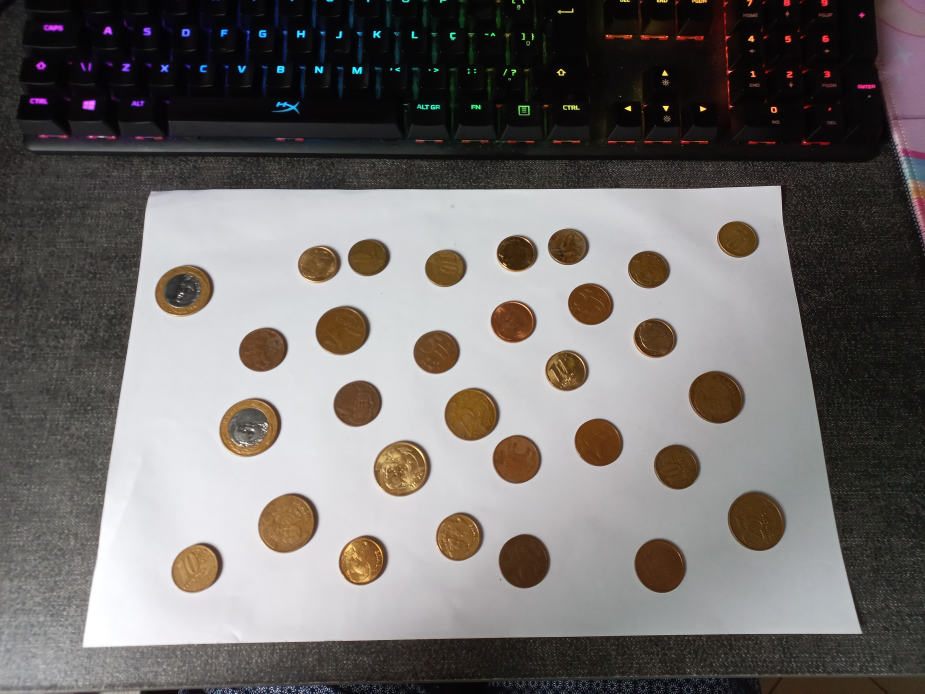
#> input picture Lab1/coins.jpg, 4624 x 3468 px (shown at 1/5 size)
$ jupyter execute Lab1Solution.ipynb
#> lines starting #> are read from the running program, lines starting #| are printed output that depends on the picture; after the words box and inside, x2 and y2 are one past the last pixel; in counts of white or black regions, pixels touching at a corner belong together
[cell 1]
from imutils import contours
import imutils
import numpy as np
import cv2
from google.colab.patches import cv2_imshow

[cell 2]
WIDTH = 460
HEIGHT = 340

image = cv2.imread("coins.jpg")
#> image is the input picture: shape (3468, 4624, 3); mean B, G, R 106.7, 108.7, 112.7
image = cv2.resize(image, (WIDTH, HEIGHT))
#> image: shape (340, 460, 3)

print("Imagem Original")
cv2_imshow(image)

[cell 3]
corners = [[76, 96], [388, 90], [40, 316], [430, 311]]

########################################################################
source_points = np.float32(corners)
output_points = np.float32([[0,0],[WIDTH,0],[0,HEIGHT],[WIDTH,HEIGHT]])
M = cv2.getPerspectiveTransform(source_points, output_points)
image = cv2.warpPerspective(image,M,(WIDTH,HEIGHT))
gray = cv2.cvtColor(image, cv2.COLOR_BGR2GRAY)
########################################################################

print("Perspective Gray")
cv2_imshow(gray)

[cell 4]
###################################
edged = cv2.Canny(gray, 50, 100)
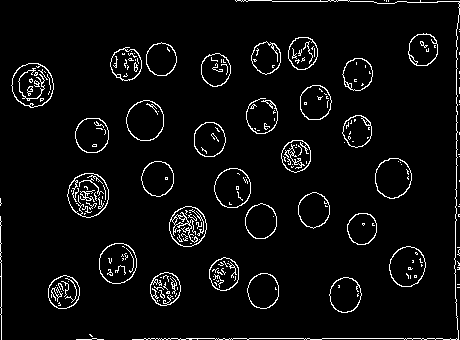
#> edged: shape (340, 460); 4.8% white in thin lines or dots
###################################

print("Edged")
cv2_imshow(edged)

[cell 5]
###################################################################################
ret, thresh = cv2.threshold(gray,0,255,cv2.THRESH_BINARY_INV+cv2.THRESH_OTSU)
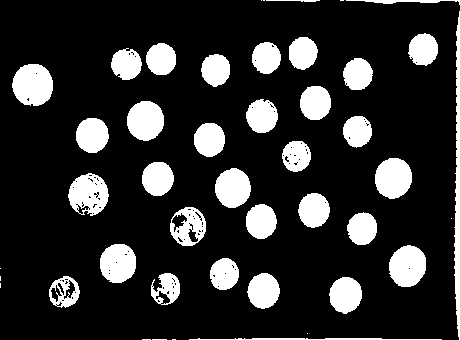
#> thresh: shape (340, 460); 18.1% white; 45 white regions (11 under 20 px), largest, box (x1, y1, x2, y2) and area: (12, 64, 53, 106) 1364, (454, 11, 460, 340) 1316, (389, 245, 426, 287) 1219
#> ret = 139
thresh = cv2.erode(thresh, None, iterations=1)
#> thresh: shape (340, 460); 14.1% white; 57 white regions (21 under 20 px), largest, box (x1, y1, x2, y2) and area: (13, 65, 52, 105) 1177, (390, 246, 425, 286) 1055, (376, 159, 411, 198) 1043
thresh = cv2.dilate(thresh, cv2.getStructuringElement(cv2.MORPH_ELLIPSE,(3,3)), iterations=4)
#> thresh: shape (340, 460); 23.9% white; 36 white regions (1 under 20 px), largest, box (x1, y1, x2, y2) and area: (451, 14, 460, 340) 2213, (108, 40, 179, 83) 1967, (9, 61, 56, 109) 1685
###################################################################################

print("Seg")
cv2_imshow(thresh)

[cell 6]
#######################################################################################
kernel = np.ones((3,3),np.uint8)
opening = cv2.morphologyEx(thresh,cv2.MORPH_OPEN,kernel, iterations = 2)
#> opening: shape (340, 460); 23.7% white; 36 white regions (2 under 20 px), largest, box (x1, y1, x2, y2) and area: (452, 16, 460, 338) 2173, (109, 40, 179, 83) 1957, (10, 61, 56, 108) 1678
sure_bg = cv2.dilate(opening,kernel,iterations=3)
#> sure_bg: shape (340, 460); 34.6% white; 33 white regions, largest, box (x1, y1, x2, y2) and area: (209, 163, 282, 245) 3482, (449, 13, 460, 340) 3239, (204, 252, 285, 314) 3075
dist_transform = cv2.distanceTransform(thresh,cv2.DIST_L2,5)
ret, sure_fg = cv2.threshold(dist_transform,0.7*dist_transform.max(),255,0)
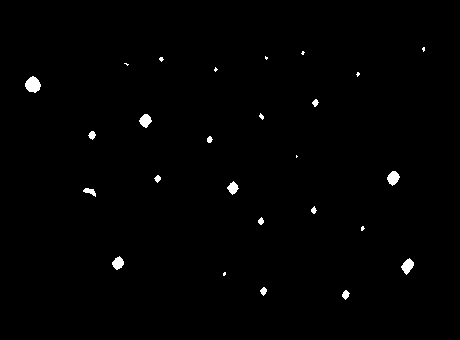
#> sure_fg: shape (340, 460) float32; 0.8% white; 26 white regions (10 under 20 px), largest, box (x1, y1, x2, y2) and area: (25, 76, 41, 93) 190, (387, 171, 400, 186) 128, (401, 258, 414, 275) 128
#> ret = 15.38
sure_fg = np.uint8(sure_fg)
unknown = cv2.subtract(sure_bg,sure_fg)
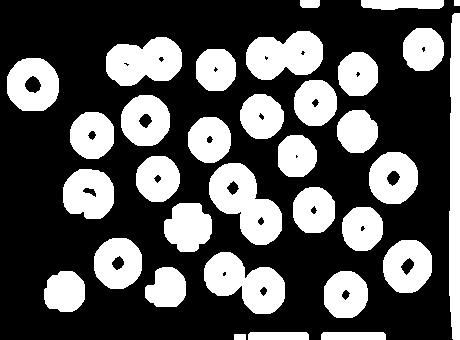
#> unknown: shape (340, 460); 33.8% white; 33 white regions, largest, box (x1, y1, x2, y2) and area: (209, 163, 282, 245) 3354, (449, 13, 460, 340) 3239, (204, 252, 285, 314) 3025

ret, markers = cv2.connectedComponents(sure_fg)
#> markers: shape (340, 460) int32; 27 distinct labels, from 0 to 26
#> ret = 27
markers = markers+1
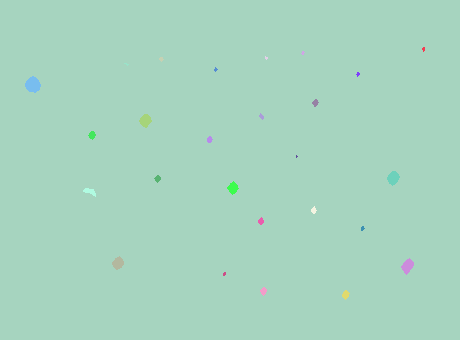
#> markers: shape (340, 460) int32; 27 distinct labels, from 1 to 27; one colour per label, 0 black

show = markers.astype(np.uint8)*8
show = cv2.applyColorMap(show, cv2.COLORMAP_JET)
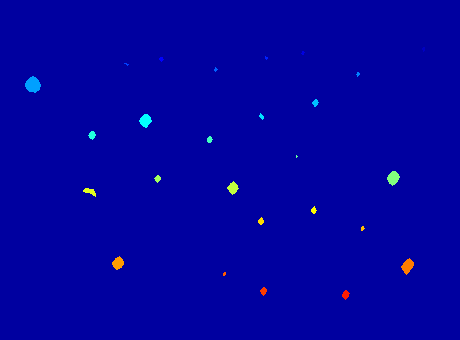
#> show: shape (340, 460, 3); mean B, G, R 159.7, 1.5, 1
cv2_imshow(show)

markers[unknown==255] = 0
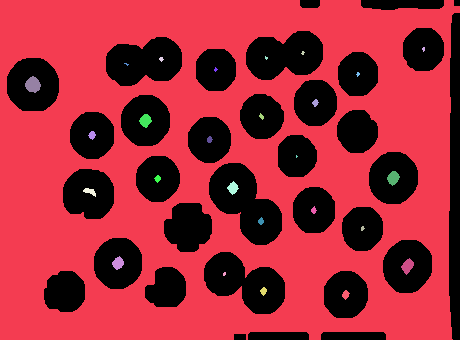
#> markers: shape (340, 460) int32; 28 distinct labels, from 0 to 27; one colour per label, 0 black

markers = cv2.watershed(image, markers)
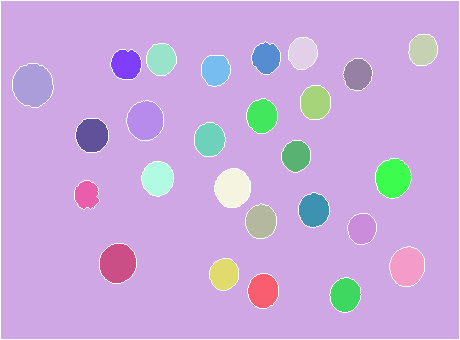
#> markers: shape (340, 460) int32; 28 distinct labels, from -1 to 27; one colour per label, 0 black, -1 white

nrow = len(markers)
#> nrow = 340
ncol = len(markers[0])
#> ncol = 460
water = gray.copy()
for i in range(nrow):
	for j in range(ncol):
		if markers[i][j] == -1 and 0 < i and i < nrow - 1 and 0 < j and j < ncol - 1 :
			water[i][j] = 255
		else:
			water[i][j] = 0
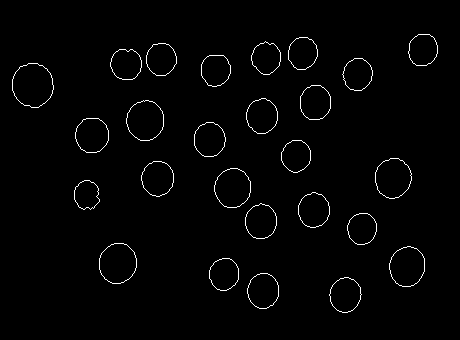
#> water: shape (340, 460); 1.6% white in thin lines or dots, all inside (x1, y1, x2, y2) = (12, 34, 438, 313)
#######################################################################################

print("watershed")
cv2_imshow(water)

[cell 7]
cnts = cv2.findContours(water.copy(), cv2.RETR_EXTERNAL,
                        cv2.CHAIN_APPROX_SIMPLE)
#> cnts = 26 contours; largest, box (x1, y1, x2, y2) and area: (12, 63, 54, 108) 1410, (99, 243, 137, 284) 1176, (126, 100, 164, 141) 1159, (375, 158, 412, 199) 1120, (214, 168, 251, 208) 1104
cnts = imutils.grab_contours(cnts)

(cnts, _) = contours.sort_contours(cnts)
COINSIZE = 125
mmPerPixel = None

orig = image.copy()
for c in cnts:
	# if the contour is not sufficiently large, ignore it
    if cv2.contourArea(c) < 100:
        continue
	# compute the rotated bounding box of the contour
    (x,y),radius = cv2.minEnclosingCircle(c)
    cv2.circle(orig,(int(x),int(y)),int(radius),(0,255,0),2)

    if mmPerPixel is None:
        mmPerPixel = COINSIZE / radius

    cv2.putText(orig, "{:.1f}mm".format(mmPerPixel * radius),
                (int(x - radius), int(y - radius)),
                cv2.FONT_HERSHEY_SIMPLEX, 0.36, (255, 255, 255), 1)
#> this loop made 26 passes
#> (x, y, radius, mmPerPixel) on pass 1: (32.14, 85.12, 22.65, 5.52)
#> (x, y, radius) on passes 2 to 7: (86.61, 194.6, 14.84), (91.59, 134.9, 18.03), (118, 263.1, 20.75), (125.7, 63.91, 16.35), (145.1, 120.2, 20.43), (157, 178.3, 17.78)
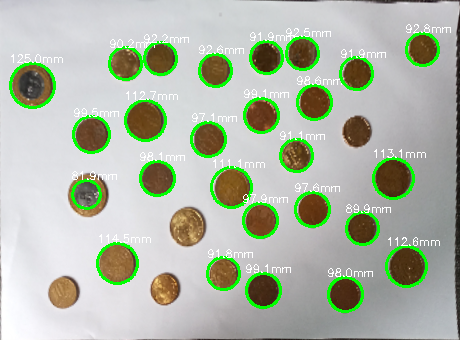
#> orig: shape (340, 460, 3); mean B, G, R 166.3, 183.5, 174.4
#> after the loop, mmPerPixel = 5.52

cv2_imshow(orig)
